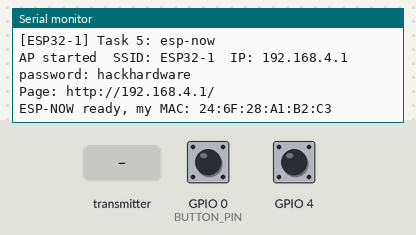
A sketch run on a simulated ESP32-S3. On the bench: the last lines printed to the serial monitor. Inputs (shaded band) come from the test bench; at power-on: GPIO 0 (BUTTON_PIN) HIGH, GPIO 4 HIGH.

Above: at 1.5 s.
1.6 s: GPIO 0 (BUTTON_PIN) pulled LOW for 0.15 s
At 2.9 s:
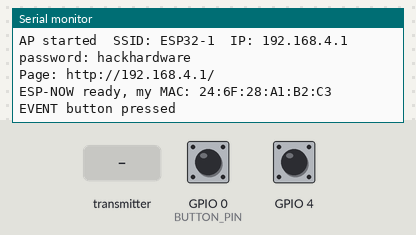
4.7 s: the transmitter starts sending name = on
At 5.5 s:
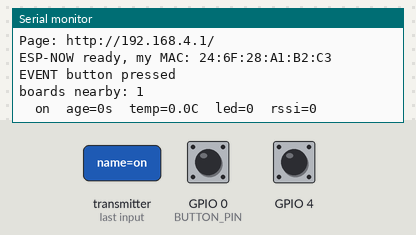
6.5 s: the transmitter starts sending name = off
9.5 s: the transmitter starts sending name = toggle
At 10.7 s:
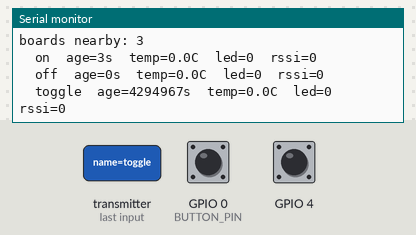
11.5 s: the transmitter starts sending temp_c = 25
13.0 s: the transmitter starts sending temp_c = 50
At 15.28 s:
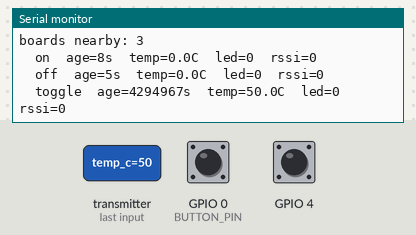

Measured:
- after the input at 1.6 s, the serial monitor: prints a new line at once (image 1)
- after the input at 4.7 s, the serial monitor: prints a new line after 0.30 s (image 2)
- after the input at 9.5 s, the serial monitor: prints a new line after 0.50 s (image 3)
- after the input at 13.0 s, the serial monitor: prints a new line after 2.0 s (image 4)

The sketch:

05_esp_now.ino
```cpp
/*
 * Task 5: esp-now
 *
 * Goal: boards talk to each other. Every 2 s your board sends a small
 * status message over ESP-NOW (radio to radio, no Wi-Fi network needed).
 * Every message it hears goes into a table of nearby boards, printed to
 * Serial and shown on the web page under "Boards nearby".
 *
 * What to look for: Serial prints "boards nearby: N" with a table.
 * The page at http://192.168.4.1/ lists them.
 *
 * Line to edit: BOARD_NAME in config.h (must be different on every board).
 *
 * Concepts: ESP-NOW broadcast, packing a struct into bytes, receive
 * callbacks, a peer table with expiry, AP + ESP-NOW at the same time
 * (both must use the same Wi-Fi channel).
 */

#include <WiFi.h>
#include <WebServer.h>
#include <ESPmDNS.h>
#include <esp_now.h>
#include <esp_wifi.h>
#include "config.h"
#include "page.h"

const int           WIFI_CHANNEL   = 1;      // every board must use the same channel
const unsigned long BLINK_MS       = 500;
const unsigned long DEBOUNCE_MS    = 30;
const unsigned long BROADCAST_MS   = 2000;   // how often we send our status
const unsigned long PEER_EXPIRE_MS = 10000;  // forget a board after 10 s of silence
const unsigned long TABLE_PRINT_MS = 5000;
const int           MAX_PEERS      = 16;

// ----- the message every board broadcasts (must be identical everywhere) -----
struct Message {
  char     name[12];   // 11 chars + terminating zero
  uint32_t uptime_s;
  float    temp_c;
  uint8_t  led;
};
// The compiler pads the struct to 24 bytes. ESP-NOW allows at most 250.
static_assert(sizeof(Message) <= 250, "Message must fit in one ESP-NOW packet");

struct Peer {
  Message       last;        // most recent message from this board
  int           rssi;        // signal strength of that message (dBm)
  unsigned long heardAt;     // millis() when it arrived; 0 = empty slot
};
Peer peers[MAX_PEERS];
const uint8_t BROADCAST_ADDR[6] = { 0xFF, 0xFF, 0xFF, 0xFF, 0xFF, 0xFF };

// ----- LED patterns (same as Task 4) ---------------------------------------
enum Pattern { OFF, ON, BLINK, SOS };
const char* PATTERN_NAMES[] = { "off", "on", "blink", "sos" };
struct Step { bool on; unsigned long ms; };
const unsigned long DOT = 150, DASH = 450, GAP = 150, LETTER_GAP = 450, WORD_GAP = 1500;
const Step SOS_STEPS[] = {
  {true, DOT}, {false, GAP}, {true, DOT}, {false, GAP}, {true, DOT}, {false, LETTER_GAP},
  {true, DASH}, {false, GAP}, {true, DASH}, {false, GAP}, {true, DASH}, {false, LETTER_GAP},
  {true, DOT}, {false, GAP}, {true, DOT}, {false, GAP}, {true, DOT}, {false, WORD_GAP},
};
const int SOS_STEP_COUNT = sizeof(SOS_STEPS) / sizeof(SOS_STEPS[0]);

WebServer server(80);
Pattern       pattern = BLINK;
bool          ledOn = false;
unsigned long lastBlinkAt = 0, sosStepAt = 0, lastBroadcastAt = 0, lastTableAt = 0;
int           sosStep = 0;
int           lastButtonReading = HIGH, buttonState = HIGH;
unsigned long lastButtonChangeAt = 0;

// ---------------------------------------------------------------------------
void setup() {
  Serial.begin(SERIAL_BAUD);
  delay(300);
  touchRead(TOUCH_PIN);        // first touch reading is garbage while the sensor calibrates; discard it
  printBanner();
#if !LED_IS_RGB
  pinMode(LED_PIN, OUTPUT);   // plain LED only; rgbLedWrite() sets its own pin up
#endif
  pinMode(BUTTON_PIN, INPUT_PULLUP);
  startWifi();
  startEspNow();
  startServer();
}

void loop() {
  server.handleClient();
  runPattern();
  checkButton();
  broadcastStatus();
  printPeers();
}

// ---------------------------------------------------------------------------
// Wi-Fi: AP for the phone + STA interface for ESP-NOW, both on WIFI_CHANNEL.
// ---------------------------------------------------------------------------
void startWifi() {
  WiFi.mode(WIFI_AP_STA);                               // both roles at once
  WiFi.softAP(BOARD_NAME, AP_PASSWORD, WIFI_CHANNEL);   // explicit channel so both can share it
  Serial.print("AP started  SSID: "); Serial.print(BOARD_NAME);
  Serial.print("  IP: "); Serial.println(WiFi.softAPIP());
  Serial.print("password: "); Serial.println(AP_PASSWORD);
  Serial.print("Page: http://"); Serial.print(WiFi.softAPIP()); Serial.println("/");
  String host = String(BOARD_NAME);
  host.toLowerCase();
  if (MDNS.begin(host.c_str())) MDNS.addService("http", "tcp", 80);
}

void startEspNow() {
  if (esp_now_init() != ESP_OK) { Serial.println("ESP-NOW init failed"); return; }
  esp_now_register_recv_cb(onMessageReceived);

  // Register the broadcast address as a "peer" so we are allowed to send to it.
  esp_now_peer_info_t peer = {};
  memcpy(peer.peer_addr, BROADCAST_ADDR, 6);
  peer.channel = 0;              // 0 = use the current Wi-Fi channel
  peer.encrypt = false;          // broadcast cannot be encrypted
  peer.ifidx   = WIFI_IF_STA;    // send from the station interface
  if (esp_now_add_peer(&peer) != ESP_OK) Serial.println("could not add broadcast peer");
  Serial.print("ESP-NOW ready, my MAC: "); Serial.println(WiFi.macAddress());
}

// Every BROADCAST_MS: fill a Message with our status and send it to everyone.
void broadcastStatus() {
  unsigned long now = millis();
  if (now - lastBroadcastAt < BROADCAST_MS) return;
  lastBroadcastAt = now;

  Message m = {};
  strncpy(m.name, BOARD_NAME, sizeof(m.name) - 1);   // -1 keeps the terminating zero
  m.uptime_s = now / 1000;
  m.temp_c   = temperatureRead();
  m.led      = ledOn ? 1 : 0;
  esp_err_t err = esp_now_send(BROADCAST_ADDR, (const uint8_t*)&m, sizeof(m));
  if (err != ESP_OK) Serial.println("broadcast failed");
}

// Runs automatically whenever a message arrives. Keep it short: just store it.
void onMessageReceived(const esp_now_recv_info_t *info, const uint8_t *data, int len) {
  if (len != sizeof(Message)) return;           // not one of ours (different struct)
  Message m;
  memcpy(&m, data, sizeof(m));
  m.name[sizeof(m.name) - 1] = '\0';            // never trust a string from the radio

  int slot = findPeerSlot(m.name);
  if (slot < 0) return;                         // table full
  peers[slot].last    = m;
  peers[slot].heardAt = millis();
  peers[slot].rssi    = (info->rx_ctrl != NULL) ? info->rx_ctrl->rssi : 0;
}

// Existing entry with this name, otherwise the first empty/expired slot.
int findPeerSlot(const char* name) {
  for (int i = 0; i < MAX_PEERS; i++)
    if (peers[i].heardAt != 0 && strcmp(peers[i].last.name, name) == 0) return i;
  for (int i = 0; i < MAX_PEERS; i++)
    if (!peerAlive(i)) return i;
  return -1;
}

bool peerAlive(int i) {
  return peers[i].heardAt != 0 && millis() - peers[i].heardAt < PEER_EXPIRE_MS;
}

void printPeers() {
  unsigned long now = millis();
  if (now - lastTableAt < TABLE_PRINT_MS) return;
  lastTableAt = now;
  int count = 0;
  for (int i = 0; i < MAX_PEERS; i++) if (peerAlive(i)) count++;
  Serial.print("boards nearby: "); Serial.println(count);
  for (int i = 0; i < MAX_PEERS; i++) {
    if (!peerAlive(i)) continue;
    Serial.print("  "); Serial.print(peers[i].last.name);
    Serial.print("  age="); Serial.print((now - peers[i].heardAt) / 1000); Serial.print("s");
    Serial.print("  temp="); Serial.print(peers[i].last.temp_c, 1);
    Serial.print("C  led="); Serial.print(peers[i].last.led);
    Serial.print("  rssi="); Serial.println(peers[i].rssi);
  }
}

// [{"name":"ESP32-2","age_s":1,"temp_c":42.1,"led":1,"rssi":-55}, ...]
String buildPeersJson() {
  String json = "[";
  bool first = true;
  for (int i = 0; i < MAX_PEERS; i++) {
    if (!peerAlive(i)) continue;
    if (!first) json += ",";
    first = false;
    json += "{\"name\":\"" + String(peers[i].last.name) + "\"";
    json += ",\"age_s\":"   + String((millis() - peers[i].heardAt) / 1000);
    json += ",\"uptime_s\":" + String(peers[i].last.uptime_s);
    json += ",\"temp_c\":"  + String(peers[i].last.temp_c, 1);
    json += ",\"led\":"     + String(peers[i].last.led);
    json += ",\"rssi\":"    + String(peers[i].rssi) + "}";
  }
  return json + "]";
  // ---- your code: add a field to Message and expose it here (every board must match) ----
}

// ---------------------------------------------------------------------------
// Web server (same routes as Task 4, plus /api/peers)
// ---------------------------------------------------------------------------
void startServer() {
  server.on("/",            HTTP_GET, handlePage);
  server.on("/api/ping",    HTTP_GET, handlePing);
  server.on("/api/status",  HTTP_GET, handleStatus);
  server.on("/api/peers",   HTTP_GET, handlePeers);
  server.on("/api/led",     HTTP_GET, handleLedCommand);
  server.on("/api/pattern", HTTP_GET, handlePatternCommand);
  server.onNotFound(handleNotFound);
  server.begin();
}

void handlePage()     { server.send_P(200, "text/html", PAGE_HTML); }
void handlePing()     { sendJson(200, "{\"ok\":true}"); }
void handleStatus()   { sendJson(200, buildStatusJson()); }
void handlePeers()    { sendJson(200, buildPeersJson()); }
void handleNotFound() { sendJson(404, "{\"ok\":false,\"error\":\"no such route\"}"); }

void handleLedCommand() {
  String state = server.arg("state");
  if      (state == "on")     setLedEnabled(true);
  else if (state == "off")    setLedEnabled(false);
  else if (state == "toggle") setLedEnabled(pattern == OFF);
  else { sendJson(400, "{\"ok\":false,\"error\":\"state must be on, off or toggle\"}"); return; }
  sendJson(200, buildStatusJson());
}

void handlePatternCommand() {
  String name = server.arg("name");
  for (int i = 0; i < 4; i++) {
    if (name == PATTERN_NAMES[i]) { setPattern((Pattern)i); sendJson(200, buildStatusJson()); return; }
  }
  sendJson(400, "{\"ok\":false,\"error\":\"unknown pattern\"}");
}

void sendJson(int code, const String& body) {
  server.sendHeader("Cache-Control", "no-store");
  server.send(code, "application/json", body);
}

String buildStatusJson() {
  int alive = 0;
  for (int i = 0; i < MAX_PEERS; i++) if (peerAlive(i)) alive++;
  String json = "{\"ok\":true";
  json += ",\"name\":\"" + String(BOARD_NAME) + "\"";
  json += ",\"uptime_s\":" + String(millis() / 1000.0, 1);
  json += ",\"temp_c\":"   + String(temperatureRead(), 1);
  json += ",\"touch\":"    + String(touchRead(TOUCH_PIN));
  json += ",\"button\":"   + String(buttonState == LOW ? 1 : 0);
  json += ",\"led\":"      + String(ledOn ? 1 : 0);
  json += ",\"pattern\":\"" + String(PATTERN_NAMES[pattern]) + "\"";
  json += ",\"clients\":"  + String(WiFi.softAPgetStationNum()) + ",\"rssi\":null";
  json += ",\"peers\":"    + String(alive);
  json += ",\"heap_free\":" + String(ESP.getFreeHeap());
  json += ",\"chip\":\""    + String(ESP.getChipModel()) + "\"}";
  return json;
}

// ---------------------------------------------------------------------------
// LED pattern state machine + button (identical to Task 4)
// ---------------------------------------------------------------------------
void runPattern() {
  unsigned long now = millis();
  switch (pattern) {
    case OFF:   setLed(false); break;
    case ON:    setLed(true);  break;
    case BLINK: if (now - lastBlinkAt >= BLINK_MS) { lastBlinkAt = now; setLed(!ledOn); } break;
    case SOS:
      if (now - sosStepAt >= SOS_STEPS[sosStep].ms) {
        sosStepAt = now;
        sosStep = (sosStep + 1) % SOS_STEP_COUNT;
        setLed(SOS_STEPS[sosStep].on);
      }
      break;
  }
}

void setPattern(Pattern p) {
  pattern = p; sosStep = 0; sosStepAt = millis(); lastBlinkAt = millis();
  if (p == SOS) setLed(SOS_STEPS[0].on);
  if (p == OFF) setLed(false);   // reflect the change right away, not on the next blink tick
}
void setLedEnabled(bool on) {
  if (on && pattern == OFF) setPattern(BLINK);
  if (!on) setPattern(OFF);
}
void setLed(bool on) {
  ledOn = on;
#if LED_IS_RGB
  uint8_t v = on ? LED_BRIGHTNESS : 0;   // addressable RGB LED: equal r,g,b = white
  rgbLedWrite(LED_PIN, v, v, v);
#else
  digitalWrite(LED_PIN, on ? HIGH : LOW);
#endif
}

void checkButton() {
  int reading = digitalRead(BUTTON_PIN);
  if (reading != lastButtonReading) { lastButtonChangeAt = millis(); lastButtonReading = reading; }
  if (millis() - lastButtonChangeAt >= DEBOUNCE_MS && reading != buttonState) {
    buttonState = reading;
    if (buttonState == LOW) { Serial.println("EVENT button pressed"); setLedEnabled(pattern == OFF); }
  }
}

void printBanner() {
  Serial.println();
  Serial.print("["); Serial.print(BOARD_NAME); Serial.println("] Task 5: esp-now");
}
```

page.h
```cpp
// page.h - the web page the board serves, stored in flash (PROGMEM).
//
// This is one self-contained HTML file: CSS and JavaScript inline, no
// internet needed. The board sends it as-is when a phone asks for "/".
// The JavaScript at the bottom calls /api/status once a second and
// /api/peers every two seconds (the "Boards nearby" table).
// Edit the HTML freely; to the ESP32 it is just text.

#pragma once
#include <pgmspace.h>

const char PAGE_HTML[] PROGMEM = R"rawliteral(<!DOCTYPE html>
<html lang="en"><head><meta charset="utf-8">
<meta name="viewport" content="width=device-width,initial-scale=1">
<title>ESP32</title>
<style>
body{margin:0;padding:16px;background:#fff;color:#000;font:16px/1.5 -apple-system,"Segoe UI",Roboto,Helvetica,Arial,sans-serif}
main{max-width:560px;margin:0 auto}
h1{font-size:1.6em;margin:0 0 12px}
h2{font-size:1.1em;margin:20px 0 6px}
table{width:100%;border-collapse:collapse}
td,th{padding:6px 4px;border-bottom:1px solid #ddd;text-align:left;vertical-align:top}
th{font-weight:600}
#status td:first-child{width:45%}
.buttons{margin:14px 0}
button{font:inherit;padding:8px 14px;margin:0 6px 6px 0}
#conn{margin:4px 0 0}
pre{margin:0;padding:8px;border:1px solid #ddd;font-size:14px;white-space:pre-wrap;word-break:break-word;min-height:3em}
</style></head><body><main>
<h1 id="name">ESP32</h1>

<table id="status">
<tr><td>Uptime</td><td id="uptime">-</td></tr>
<tr><td>Chip temperature</td><td id="temp">-</td></tr>
<tr><td>Touch</td><td id="touch">-</td></tr>
<tr><td>Button</td><td id="button">-</td></tr>
<tr><td>LED</td><td id="led">-</td></tr>
<tr><td>Pattern</td><td id="pattern">-</td></tr>
<tr><td>Connected devices</td><td id="clients">-</td></tr>
<tr><td>Free heap</td><td id="heap">-</td></tr>
<tr><td>Chip</td><td id="chip">-</td></tr>
</table>

<div class="buttons">
<button onclick="cmd('/api/led?state=on','LED on')">LED on</button>
<button onclick="cmd('/api/led?state=off','LED off')">LED off</button>
<br>
<button onclick="cmd('/api/pattern?name=off','pattern off')">off</button>
<button onclick="cmd('/api/pattern?name=on','pattern on')">on</button>
<button onclick="cmd('/api/pattern?name=blink','pattern blink')">blink</button>
<button onclick="cmd('/api/pattern?name=sos','pattern sos')">sos</button>
</div>

<p id="conn">waiting for the first response</p>

<h2>Boards nearby</h2>
<table>
<thead><tr><th>Name</th><th>Last seen</th><th>Temp</th><th>LED</th><th>RSSI</th></tr></thead>
<tbody id="peers"><tr><td colspan="5">no other boards heard yet</td></tr></tbody>
</table>

<h2>Event log</h2>
<pre id="log"></pre>
</main>
<script>
var $=function(id){return document.getElementById(id)};
var lines=[],last={},lastOk=0,known={};
function log(m){
  var t=new Date().toTimeString().slice(0,8);
  lines.push(t+' '+m);if(lines.length>10)lines.shift();
  $('log').textContent=lines.join('\n');
}
function fmtUptime(s){
  s=Math.floor(s);var h=Math.floor(s/3600),m=Math.floor(s%3600/60),x=s%60;
  return (h?h+' h ':'')+(h||m?m+' min ':'')+x+' s';
}
function esc(s){return String(s).replace(/[<>&]/g,function(c){return {'<':'&lt;','>':'&gt;','&':'&amp;'}[c]})}
function render(d){
  $('name').textContent=d.name;document.title=d.name;
  $('uptime').textContent=fmtUptime(d.uptime_s);
  $('temp').textContent=d.temp_c.toFixed(1)+' \u00b0C';
  $('touch').textContent=d.touch;
  $('button').textContent=d.button?'pressed':'released';
  $('led').textContent=d.led?'on':'off';
  $('pattern').textContent=d.pattern;
  $('clients').textContent=d.clients+(d.rssi!=null?' (RSSI '+d.rssi+' dBm)':'');
  $('heap').textContent=Math.round(d.heap_free/1024)+' KB';
  $('chip').textContent=d.chip;
  if(last.pattern!==undefined&&last.pattern!==d.pattern)log('pattern changed to '+d.pattern);
  if(last.button!==undefined&&d.button&&!last.button)log('button pressed');
  last=d;
}
function poll(){
  fetch('/api/status',{cache:'no-store'}).then(function(r){
    if(!r.ok)throw 0;return r.json();
  }).then(function(d){
    if(lastOk&&Date.now()-lastOk>3000)log('connection is back');
    lastOk=Date.now();render(d);
  }).catch(function(){});
}
function pollPeers(){
  fetch('/api/peers',{cache:'no-store'}).then(function(r){return r.json()}).then(function(list){
    var seen={};
    list.forEach(function(p){seen[p.name]=1;if(!known[p.name])log('heard '+p.name);});
    Object.keys(known).forEach(function(n){if(!seen[n])log('lost '+n);});
    known=seen;
    if(!list.length){$('peers').innerHTML='<tr><td colspan="5">no other boards heard yet</td></tr>';return;}
    $('peers').innerHTML=list.map(function(p){
      return '<tr><td>'+esc(p.name)+'</td><td>'+p.age_s+' s ago</td><td>'+p.temp_c.toFixed(1)+' \u00b0C</td><td>'+(p.led?'on':'off')+'</td><td>'+(p.rssi!=null?p.rssi+' dBm':'-')+'</td></tr>';
    }).join('');
  }).catch(function(){});
}
function tick(){
  if(!lastOk)return;
  var age=(Date.now()-lastOk)/1000;
  $('conn').textContent=age<3?'updated '+age.toFixed(1)+' s ago':'no response for '+Math.floor(age)+' s';
}
function cmd(url,label){
  fetch(url,{cache:'no-store'}).then(function(r){return r.json()}).then(function(d){
    log(label+(d.ok?': ok':': error, '+d.error));
    if(d.ok){lastOk=Date.now();render(d);}
  }).catch(function(){log(label+': no reply');});
}
log('page loaded');
poll();setInterval(poll,1000);pollPeers();setInterval(pollPeers,2000);setInterval(tick,200);
</script></body></html>)rawliteral";
```

Source omitted: config.h (3182 bytes)
